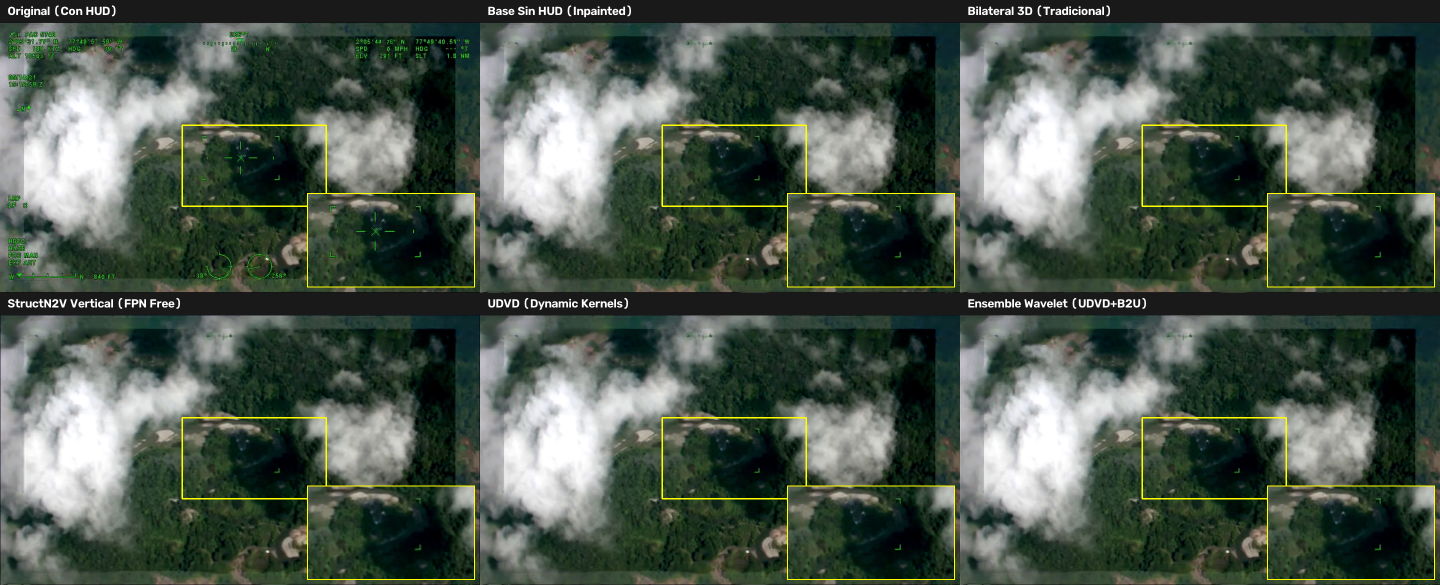
#> input picture figuras_tesis/mosaico_comparativo_f500.png, 2880 x 1170 px, given in place of video30min-11to22.mp4, which was not available (shown at 1/2 size)
$ jupyter execute --allow-errors main.ipynb   (text cells are left out)
#> lines starting #> are read from the running program, lines starting #| are printed output that depends on the picture; after the words box and inside, x2 and y2 are one past the last pixel; in counts of white or black regions, pixels touching at a corner belong together; pictures that were not available may be replaced by others from this repository, and a replacement may not be noted
[cell 1]
import math
import os
from concurrent.futures import ThreadPoolExecutor
from pathlib import Path

import cv2
import matplotlib.pyplot as plt
import numpy as np
import pandas as pd
import pyiqa
import seaborn as sns
import torch

from scipy import stats
from skimage.restoration import estimate_sigma
from tqdm import tqdm

import shutil
import tifffile
import re

from careamics import CAREamist
from careamics.config import create_n2n_config
from scipy.spatial.distance import squareform
from sklearn.cluster import AgglomerativeClustering

[cell 2]
# Ruta del video que se desea procesar
RUTA_VIDEO = Path("Videos") / "video30min-11to22.mp4"

# Cantidad de imágenes que se extraerán por cada segundo de video
FRAMES_POR_SEGUNDO = 5.0

# Intervalo opcional del video
# None significa comenzar desde el inicio o terminar al final
SEGUNDO_INICIO = None
SEGUNDO_FIN = None

# Compresión PNG entre 0 y 9
COMPRESION_PNG = 3

# Carpeta donde se guardarán los frames
CARPETA_FRAMES = RUTA_VIDEO.parent / RUTA_VIDEO.stem / "frames"

# Semilla para obtener el mismo muestreo en cada ejecución
SEMILLA = 42

# Dispositivo para calcular NIQE y BRISQUE
#> (the rest of this cell did not finish here and is left out)

[cell 3]
captura = cv2.VideoCapture(str(RUTA_VIDEO))  # Abre el video AVI o MP4

if not captura.isOpened():
    raise RuntimeError(f"No se pudo abrir el video: {RUTA_VIDEO}")

fps_video = captura.get(cv2.CAP_PROP_FPS)  # Obtiene los FPS originales
total_frames = int(captura.get(cv2.CAP_PROP_FRAME_COUNT))  # Obtiene el total de frames

if not np.isfinite(fps_video) or fps_video <= 0 or total_frames <= 0:
    captura.release()
    raise RuntimeError(f"No se pudieron leer los metadatos de: {RUTA_VIDEO}")

duracion = total_frames / fps_video  # Calcula la duración en segundos

inicio = 0.0 if SEGUNDO_INICIO is None else max(0.0, float(SEGUNDO_INICIO))
fin = duracion if SEGUNDO_FIN is None else min(float(SEGUNDO_FIN), duracion)

if fin <= inicio:
    captura.release()
    raise ValueError("SEGUNDO_FIN debe ser mayor que SEGUNDO_INICIO")

if not 0 < FRAMES_POR_SEGUNDO <= fps_video:
    captura.release()
    raise ValueError(f"FRAMES_POR_SEGUNDO debe estar entre 0 y {fps_video:.3f}")

intervalo = 1 / FRAMES_POR_SEGUNDO  # Calcula los segundos entre cada frame
cantidad_salida = math.ceil((fin - inicio) * FRAMES_POR_SEGUNDO)
cantidad_digitos = max(1, len(str(cantidad_salida - 1)))

CARPETA_FRAMES.mkdir(parents=True, exist_ok=True)  # Crea la carpeta de salida

for indice in tqdm(range(cantidad_salida), desc=f"Extrayendo {RUTA_VIDEO.name}", unit="frame"):
    segundo = inicio + indice * intervalo
    indice_video = min(round(segundo * fps_video), total_frames - 1)

    captura.set(cv2.CAP_PROP_POS_FRAMES, indice_video)
    lectura_correcta, frame = captura.read()

    if not lectura_correcta or frame is None:
        captura.release()
        raise RuntimeError(f"No se pudo leer el segundo {segundo:.2f}")

    nombre = f"{indice:0{cantidad_digitos}d}.png"
    ruta_salida = CARPETA_FRAMES / nombre

    if not cv2.imwrite(str(ruta_salida), frame, [cv2.IMWRITE_PNG_COMPRESSION, COMPRESION_PNG]):
        captura.release()
        raise RuntimeError(f"No se pudo guardar: {ruta_salida}")
#> this loop made 1 pass
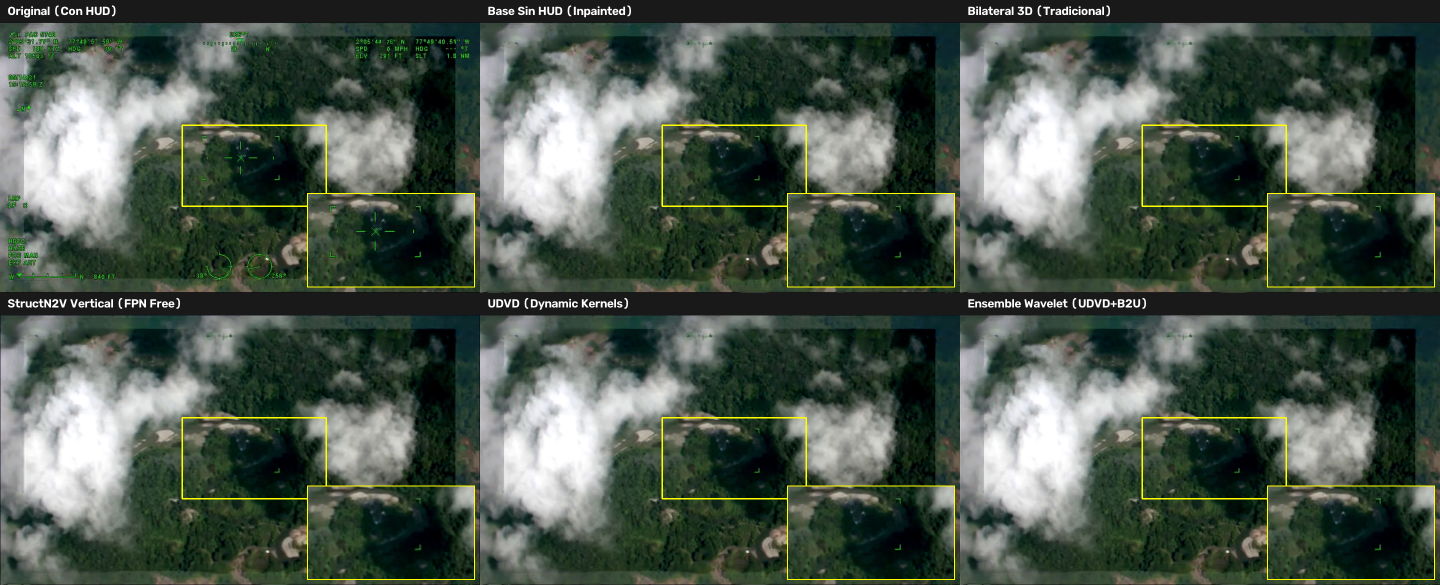
#> input picture figuras_tesis/mosaico_comparativo_f500.png, 2880 x 1170 px, given in place of video30min-11to22.mp4, which was not available (shown at 1/2 size)

captura.release()

print(f"Extracción terminada: {cantidad_salida} frames guardados en {CARPETA_FRAMES}")

[cell 4]
ETAPA = "baseline"

#> (the rest of this cell did not finish here and is left out)

[cell 5]
rutas_frames = sorted(CARPETA_FRAMES.glob("*.png"), key=lambda ruta: [int(parte) if parte.isdigit() else parte for parte in re.split(r"(\d+)", ruta.name)])

#> (the rest of this cell did not finish here and is left out)

[cell 6]
grupos_visuales = {}
#> (the rest of this cell did not finish here and is left out)

[cell 7]
from pathlib import Path
import cv2
import numpy as np
from tqdm import tqdm

# ============================================================
# CONFIG
# ============================================================

MAX_FRAMES = 100

frames_dir = Path(CARPETA_FRAMES)

ROOT = frames_dir.parent

MASKS_DIR = ROOT / "masks"
DIAG_DIR = ROOT / "diagnosticos"

MASKS_DIR.mkdir(exist_ok=True)
DIAG_DIR.mkdir(exist_ok=True)

frames = sorted(frames_dir.glob("*.png"))

if len(frames) == 0:
    raise ValueError("No encontré PNGs")

frames_analisis = frames[:min(MAX_FRAMES, len(frames))]

print("Frames usados:", len(frames_analisis))

# ============================================================
# ROI ESPACIAL
# ============================================================

img0 = cv2.imread(str(frames_analisis[0]))
#> img0 is the input picture: shape (1170, 2880, 3); mean B, G, R 75.3, 86.3, 74.5
h, w = img0.shape[:2]
#> h = 1170; w = 2880

roi = np.zeros((h, w), np.uint8)

borde_y = int(h * 0.25)
#> borde_y = 292
borde_x = int(w * 0.25)
#> borde_x = 720

# bordes
roi[:borde_y, :] = 255
roi[h-borde_y:, :] = 255
roi[:, :borde_x] = 255
roi[:, w-borde_x:] = 255

# crosshair central
cx = w // 2
#> cx = 1440
cy = h // 2
#> cy = 585

roi[
    max(0, cy-140):min(h, cy+140),
    max(0, cx-140):min(w, cx+140)
] = 255

# instrumentos inferiores centrales
roi[
    int(h*0.75):h,
    int(w*0.35):int(w*0.65)
] = 255

# ============================================================
# ACUMULACION TEMPORAL
# ============================================================

presencia = np.zeros((h, w), np.uint16)

for frame_path in tqdm(frames_analisis, desc="Analizando"):

    img = cv2.imread(str(frame_path))

    hsv = cv2.cvtColor(img, cv2.COLOR_BGR2HSV)
#> hsv: shape (1170, 2880, 3); mean H, S, V 61, 81.3, 86.9
    gray = cv2.cvtColor(img, cv2.COLOR_BGR2GRAY)

    # ========================================================
    # VERDE HUD (mucho más estricto)
    # ========================================================

    green = cv2.inRange(
        hsv,
        np.array([40, 150, 170]),
        np.array([90, 255, 255])
    )
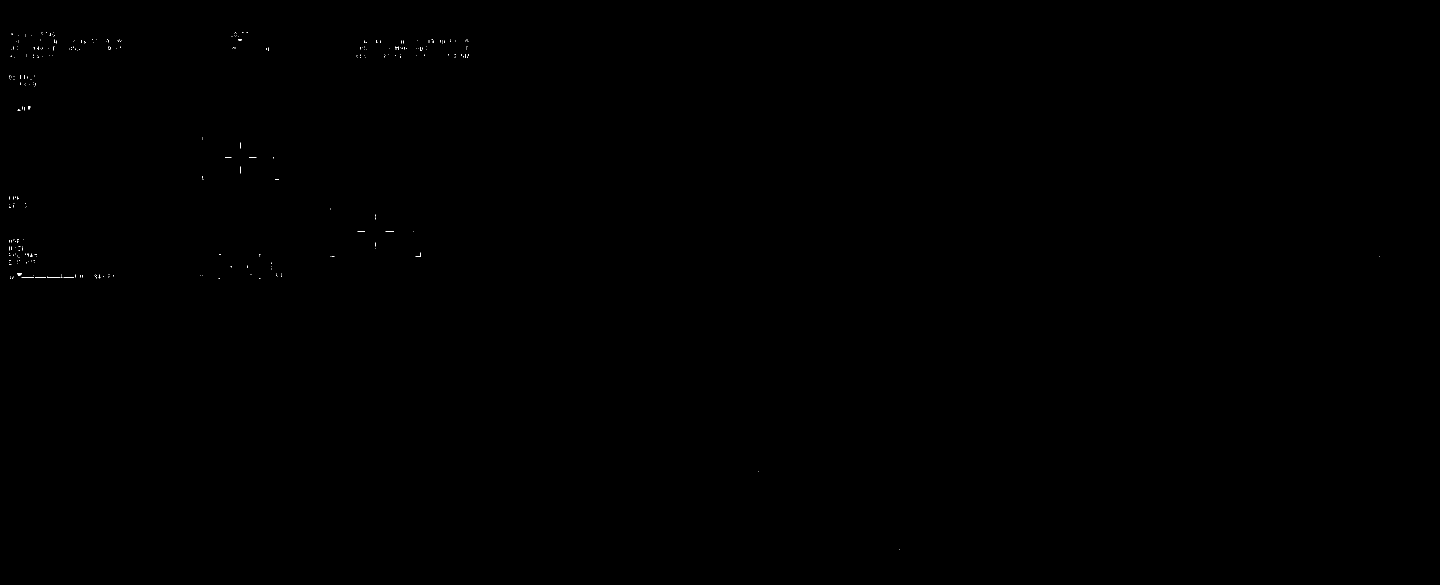
#> green: shape (1170, 2880) (shown at 1/2 size); 0.03% white in thin lines or dots, all inside (x1, y1, x2, y2) = (18, 65, 2760, 1099)

    # ========================================================
    # BORDE NEGRO
    # ========================================================

    dark = (gray < 75).astype(np.uint8) * 255
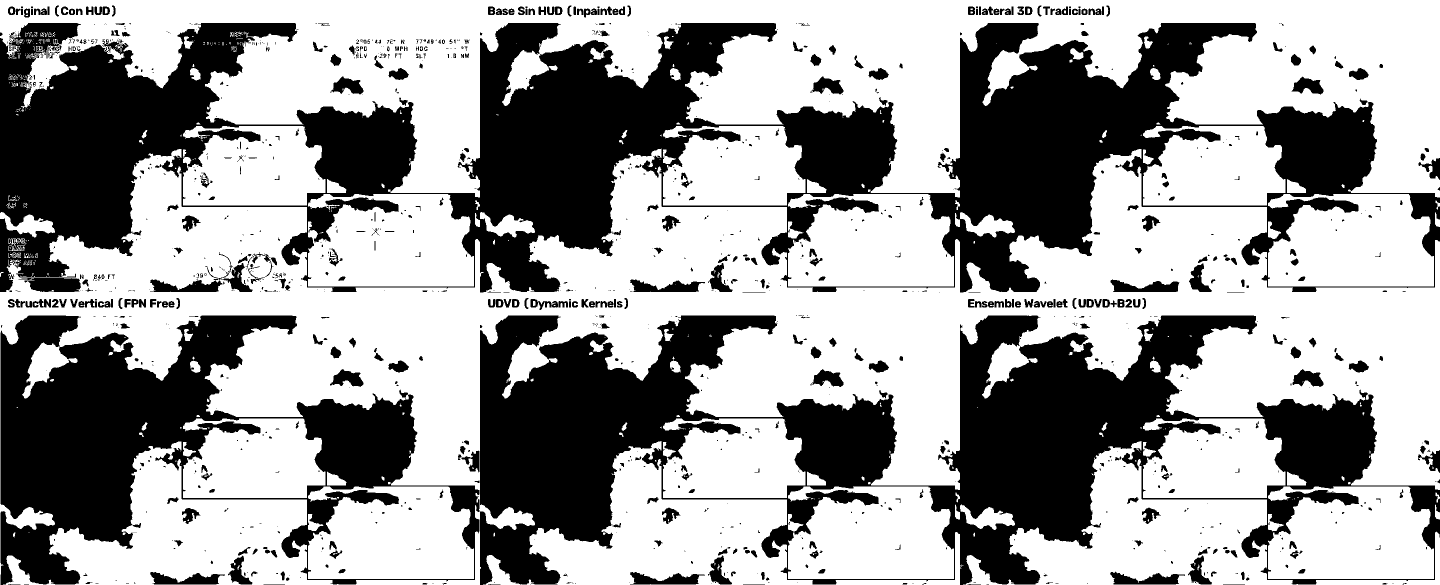
#> dark: shape (1170, 2880) (shown at 1/2 size); 61.8% white; 1239 black regions (731 under 20 px), largest, box (x1, y1, x2, y2) and area: (0, 46, 2880, 585) 600102, (960, 631, 2880, 1170) 403095, (1, 631, 959, 1170) 200651

    dark_near = cv2.dilate(
        dark,
        cv2.getStructuringElement(
            cv2.MORPH_ELLIPSE,
            (5, 5)
        ),
        iterations=1
    )
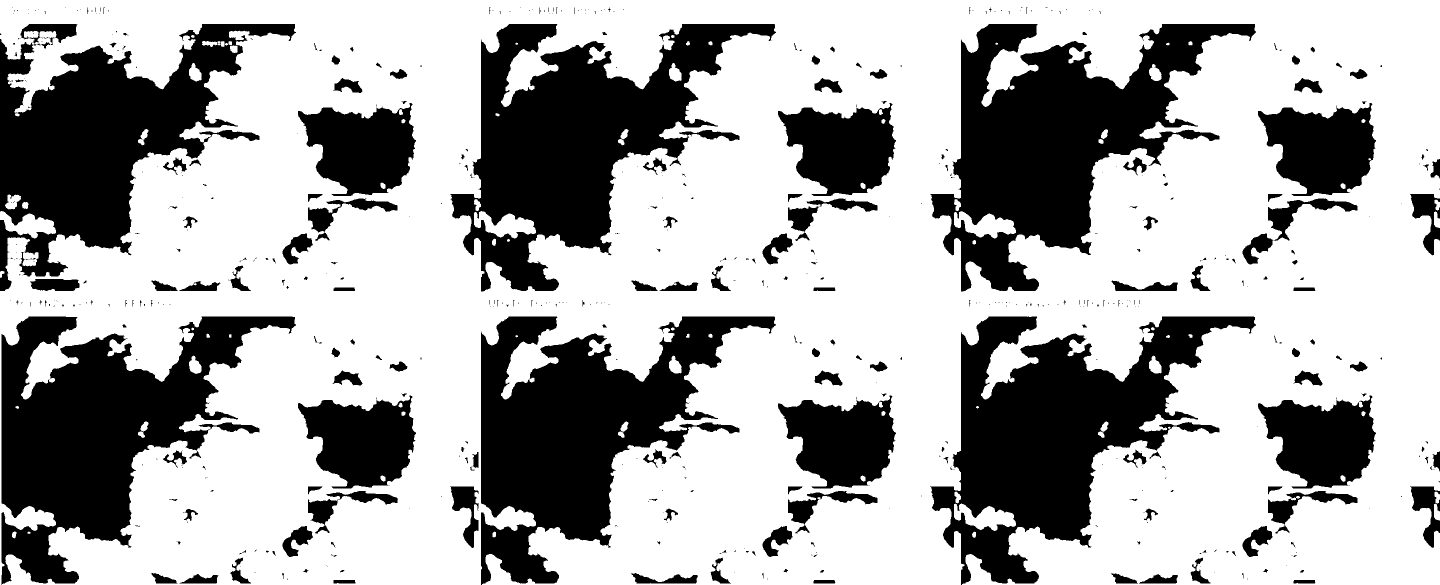
#> dark_near: shape (1170, 2880) (shown at 1/2 size); 66.9% white; 595 black regions (403 under 20 px), largest, box (x1, y1, x2, y2) and area: (1860, 48, 2512, 583) 146904, (1860, 633, 2512, 1170) 145921, (900, 48, 1552, 583) 145701

    candidate = cv2.bitwise_and(
        green,
        dark_near
    )

    # ========================================================
    # LIMITAR A ZONAS HUD
    # ========================================================

    candidate = cv2.bitwise_and(
        candidate,
        roi
    )

    presencia += (candidate > 0)

# ============================================================
# PERSISTENCIA TEMPORAL FUERTE
# ============================================================

threshold = int(len(frames_analisis) * 0.90)

mask = np.where(
    presencia >= threshold,
    255,
    0
).astype(np.uint8)
#> mask: shape (1170, 2880); every value is 255

# ============================================================
# RECUPERAR DETALLES PEQUEÑOS
# ============================================================

mask = cv2.morphologyEx(
    mask,
    cv2.MORPH_CLOSE,
    cv2.getStructuringElement(
        cv2.MORPH_RECT,
        (3, 3)
    ),
    iterations=1
)

# cubrir outline negro
mask = cv2.dilate(
    mask,
    cv2.getStructuringElement(
        cv2.MORPH_ELLIPSE,
        (3, 3)
    ),
    iterations=1
)

# ============================================================
# FILTRO COMPONENTES
# ============================================================

n_labels, labels, stats, _ = cv2.connectedComponentsWithStats(mask)
#> labels: shape (1170, 2880) int32; every value is 1
#> n_labels = 2; stats = [[-1, 2147483647, 0, 0, 0], [0, 0, 2880, 1170, 3369600]]

final_mask = np.zeros_like(mask)

for i in range(1, n_labels):

    area = stats[i, cv2.CC_STAT_AREA]

    # mucho más permisivo
    if area >= 2:
        final_mask[labels == i] = 255
#> this loop made 1 pass
#> area on pass 1: 3369600

# ============================================================
# GUARDAR MASCARA GLOBAL
# ============================================================

cv2.imwrite(
    str(ROOT / "hud_mask_global.png"),
    final_mask
)

# ============================================================
# DIAGNOSTICOS
# ============================================================

for frame_path in tqdm(frames_analisis, desc="Generando diagnosticos"):

    img = cv2.imread(str(frame_path))

    # mascara blanca HUD
    cv2.imwrite(
        str(MASKS_DIR / frame_path.name),
        final_mask
    )

    diag = img.copy()

    rojo = np.zeros_like(img)
    rojo[:, :, 2] = 255

    hud_pixels = final_mask > 0
#> hud_pixels: shape (1170, 2880) bool; every value is 1

    diag[hud_pixels] = cv2.addWeighted(
        img[hud_pixels],
        0.3,
        rojo[hud_pixels],
        0.7,
        0
    )
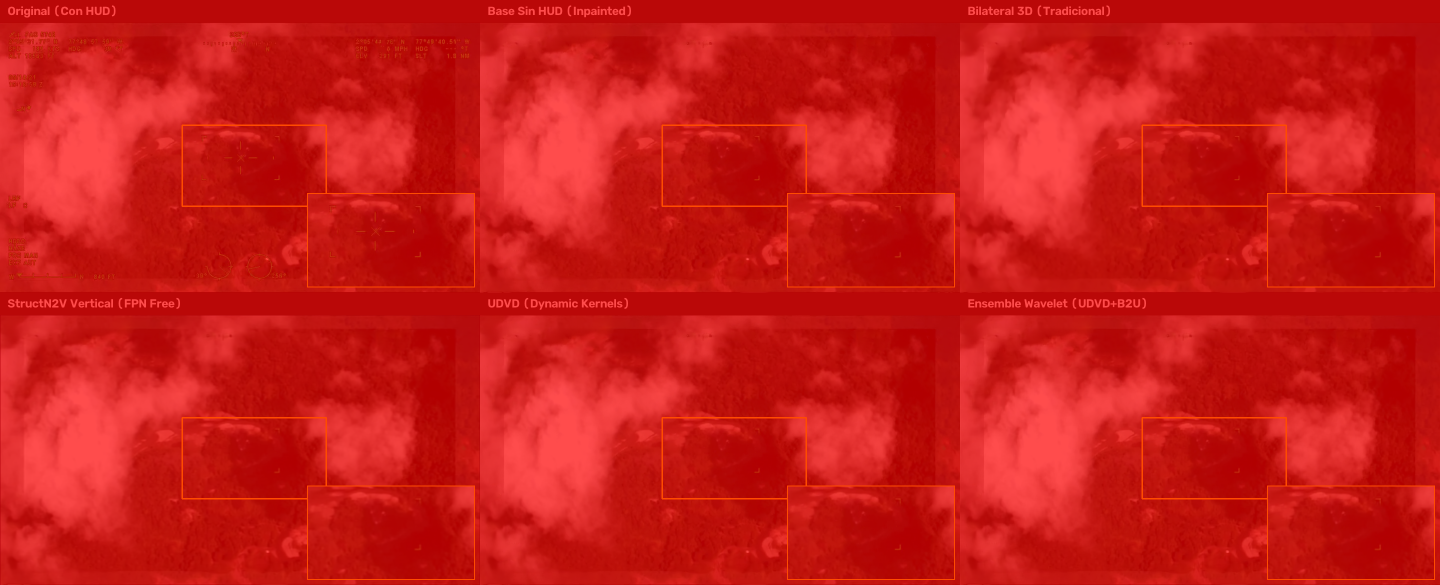
#> diag: shape (1170, 2880, 3) (shown at 1/2 size); mean B, G, R 22.6, 25.9, 200.8

    contours, _ = cv2.findContours(
        final_mask,
        cv2.RETR_EXTERNAL,
        cv2.CHAIN_APPROX_SIMPLE
    )
#> contours = [[[0, 0], [0, 1169], [2879, 1169], [2879, 0]]]

    cv2.drawContours(
        diag,
        contours,
        -1,
        (0, 255, 255),
        1
    )
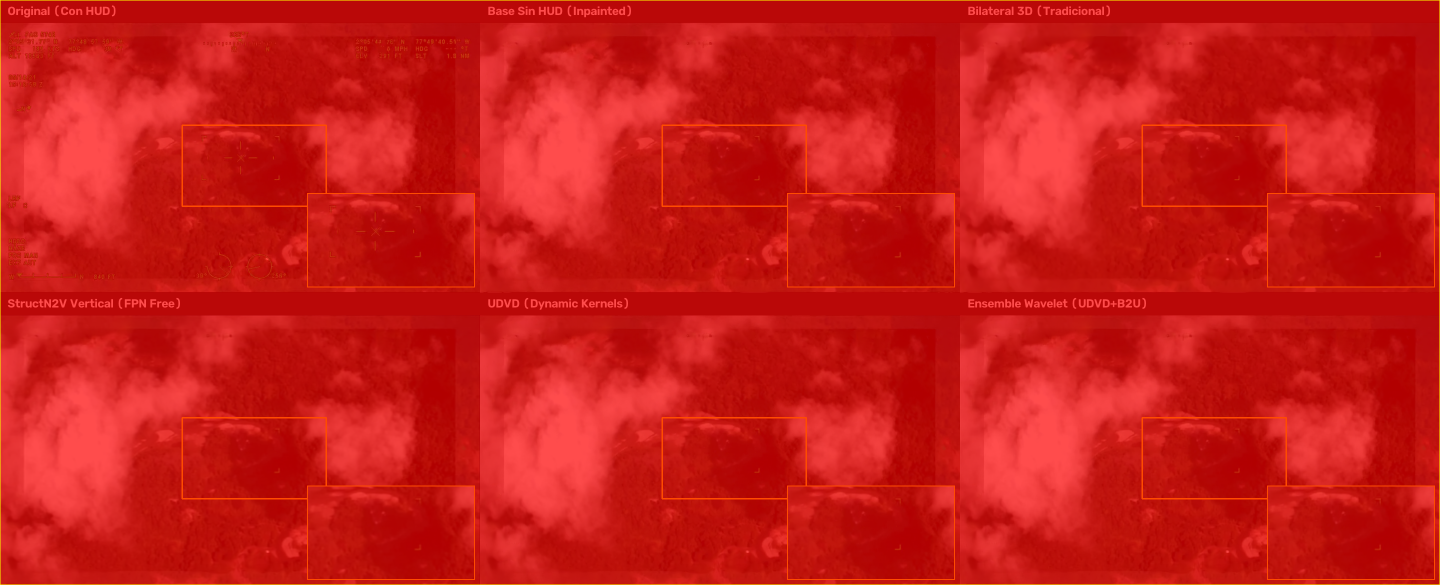
#> diag: shape (1170, 2880, 3) (shown at 1/2 size); 0.24% of pixels changed, all inside (x1, y1, x2, y2) = (0, 0, 2880, 1170)

    cv2.imwrite(
        str(DIAG_DIR / frame_path.name),
        diag
    )

# ============================================================
# HEATMAP
# ============================================================

heatmap = (
    presencia.astype(np.float32) /
    presencia.max()
)

heatmap = (255 * heatmap).astype(np.uint8)

cv2.imwrite(
    str(ROOT / "hud_heatmap.png"),
    heatmap
)

print()
print("Listo.")
print("Masks       :", MASKS_DIR)
print("Diagnosticos:", DIAG_DIR)
print("Heatmap     :", ROOT / "hud_heatmap.png")
print("Mask global :", ROOT / "hud_mask_global.png")
